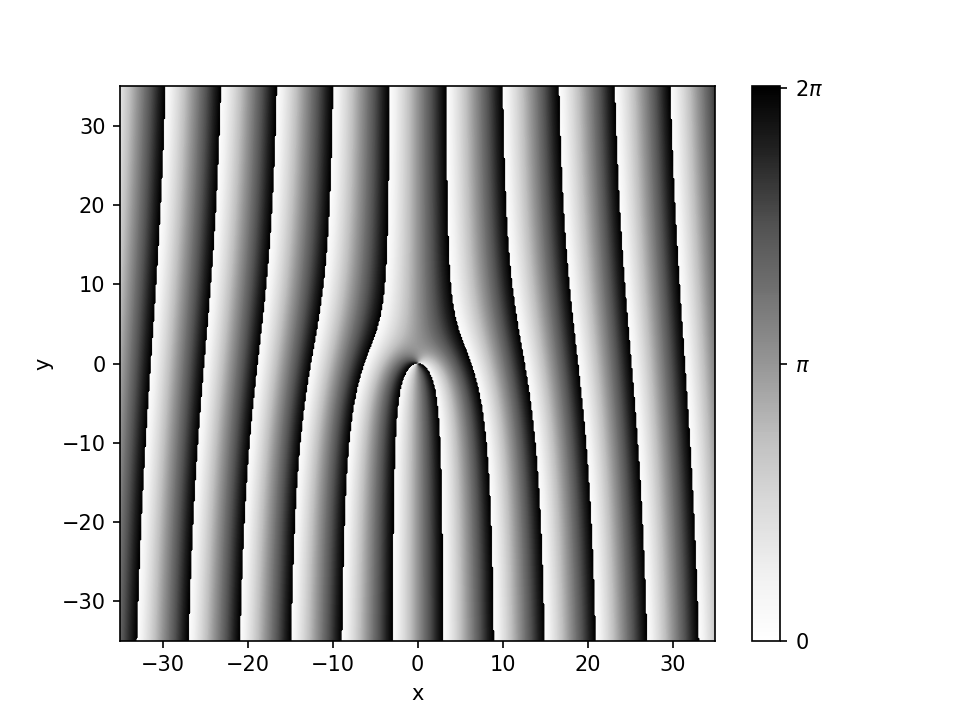

Reproduce this figure in Python.
import matplotlib as mpl
mpl.rcParams['figure.dpi'] = 150

import numpy as np
import matplotlib.pyplot as plt


l=2

# define phi of range 0 to 2*pi
def taninv(x, y):
    return np.angle(x+1j*y)
phi_angle = np.vectorize(taninv)


# define phase function on z=0 plane, z_0=1
def phase(phi):
    return l*phi

def lin_phase(x):
    return x

a=35
a1=np.linspace(-a,a,500)
xv,yv=np.meshgrid(a1,a1)
zv=(phase(phi_angle(xv,yv))+lin_phase(xv))%(2*np.pi)
plt.contourf(xv,yv,zv,levels=300,cmap='Greys')
plt.xlabel("x")
plt.ylabel("y")
ticks = [0,np.pi,2*np.pi-0.001]
cbar = plt.colorbar( ticks=ticks)
cbar.set_ticklabels(['$0$', '$\pi$', '$2\pi$'])

#plt.show()
plt.savefig(f"cgh_mixed.png")

